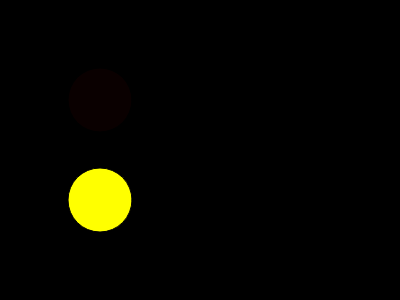
Frame 1 (no input)
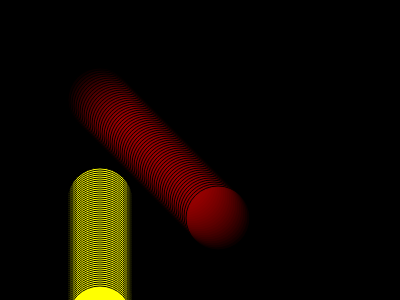
Frame 60 (no input)
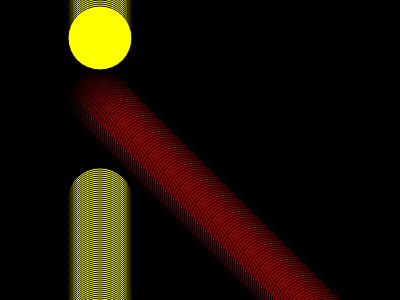
Frame 120 (the mouse pressed at the canvas centre since frame 60)

The p5.js sketch that drew these frames (run headless with seeded random() and noise() and a simulated clock; from frame 60 on, the mouse is pressed at the canvas centre):

// p5.js sketch
// ── sketch.js
// https://editor.p5js.org/jht1493/sketches/LpHeTo9Hl
// circleX circleY

let acircle = {
  x: 100,
  y: 100,
  c: [255, 0, 0, 10], // [red,green,blue,alpha],
  sx: 2,
  sy: 2
};

let bcircle = {
  x: 100,
  y: 200,
  // c: [255,0,0,10]
  c: 'yellow',
  sx: 0,
  sy: 2
};

function setup() {
  createCanvas(400, 300);
  background(0);
  // noStroke()
}


function draw() {
  fill(acircle.c);
  circle(acircle.x, acircle.y, 64);
  acircle.x = (acircle.x + acircle.sx) % width;
  acircle.y = (acircle.y + acircle.sy) % width;

  fill(bcircle.c);
  circle(bcircle.x, bcircle.y, 64);
  bcircle.x = (bcircle.x + bcircle.sx) % width;
  bcircle.y = (bcircle.y + bcircle.sy) % width;
}

// function mousePressed() {
//   circleX = 0;
// }

// Make Your Own (Make Your Own Variable)
// Code! Programming with p5.js
// The Coding Train / Daniel Shiffman
// https://thecodingtrain.com/beginners/p5js/2.2-make-your-own.html
// https://youtu.be/dRhXIIFp-ys

// Make Your Own Variable: https://editor.p5js.org/codingtrain/sketches/xPXNdPy17
// Growing Circle Exercise: https://editor.p5js.org/codingtrain/sketches/ehbMJ-otC
